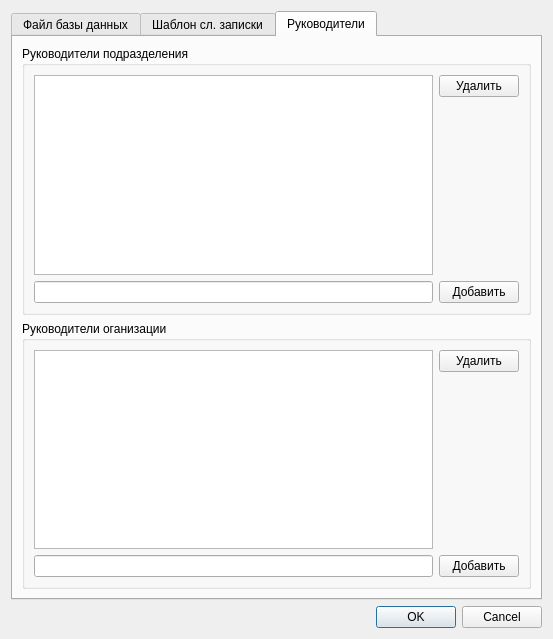
<?xml version="1.0" encoding="UTF-8"?>
<ui version="4.0">
 <class>ConfigDialog</class>
 <widget class="QDialog" name="ConfigDialog">
  <property name="geometry">
   <rect>
    <x>0</x>
    <y>0</y>
    <width>553</width>
    <height>639</height>
   </rect>
  </property>
  <property name="windowTitle">
   <string>Диалог конфигурации</string>
  </property>
  <layout class="QVBoxLayout" name="verticalLayout">
   <item>
    <widget class="QTabWidget" name="tabWidget">
     <property name="currentIndex">
      <number>2</number>
     </property>
     <widget class="QWidget" name="tab_3">
      <attribute name="title">
       <string>Файл базы данных</string>
      </attribute>
      <layout class="QVBoxLayout" name="verticalLayout_2">
       <item>
        <layout class="QHBoxLayout" name="horizontalLayout">
         <item>
          <widget class="QLabel" name="label_2">
           <property name="text">
            <string>Имя файла</string>
           </property>
          </widget>
         </item>
         <item>
          <widget class="QLineEdit" name="lineEdit_4"/>
         </item>
         <item>
          <widget class="QPushButton" name="pushButton_6">
           <property name="text">
            <string>...</string>
           </property>
          </widget>
         </item>
        </layout>
       </item>
       <item>
        <spacer name="verticalSpacer_3">
         <property name="orientation">
          <enum>Qt::Vertical</enum>
         </property>
         <property name="sizeHint" stdset="0">
          <size>
           <width>20</width>
           <height>499</height>
          </size>
         </property>
        </spacer>
       </item>
      </layout>
     </widget>
     <widget class="QWidget" name="tab">
      <attribute name="title">
       <string>Шаблон сл. записки</string>
      </attribute>
      <layout class="QGridLayout" name="gridLayout">
       <item row="0" column="0">
        <widget class="QLabel" name="label">
         <property name="text">
          <string>Шаблон записки</string>
         </property>
        </widget>
       </item>
       <item row="0" column="1">
        <widget class="QLineEdit" name="lineEdit"/>
       </item>
       <item row="0" column="2">
        <widget class="QPushButton" name="pushButton">
         <property name="text">
          <string>...</string>
         </property>
        </widget>
       </item>
       <item row="1" column="0">
        <widget class="QGroupBox" name="groupBox_3">
         <property name="title">
          <string>Праметры шаблона</string>
         </property>
        </widget>
       </item>
      </layout>
     </widget>
     <widget class="QWidget" name="tab_2">
      <attribute name="title">
       <string>Руководители</string>
      </attribute>
      <layout class="QVBoxLayout" name="verticalLayout_3">
       <item>
        <widget class="QGroupBox" name="groupBox">
         <property name="title">
          <string>Руководители подразделения</string>
         </property>
         <layout class="QVBoxLayout" name="verticalLayout_7">
          <item>
           <layout class="QHBoxLayout" name="horizontalLayout_3">
            <item>
             <widget class="QListWidget" name="listWidget"/>
            </item>
            <item>
             <layout class="QVBoxLayout" name="verticalLayout_4">
              <item>
               <widget class="QPushButton" name="pushButton_3">
                <property name="text">
                 <string>Удалить</string>
                </property>
               </widget>
              </item>
              <item>
               <spacer name="verticalSpacer">
                <property name="orientation">
                 <enum>Qt::Vertical</enum>
                </property>
                <property name="sizeHint" stdset="0">
                 <size>
                  <width>20</width>
                  <height>40</height>
                 </size>
                </property>
               </spacer>
              </item>
             </layout>
            </item>
           </layout>
          </item>
          <item>
           <layout class="QHBoxLayout" name="horizontalLayout_2">
            <item>
             <widget class="QLineEdit" name="lineEdit_2"/>
            </item>
            <item>
             <widget class="QPushButton" name="pushButton_2">
              <property name="text">
               <string>Добавить</string>
              </property>
             </widget>
            </item>
           </layout>
          </item>
         </layout>
        </widget>
       </item>
       <item>
        <widget class="QGroupBox" name="groupBox_2">
         <property name="title">
          <string>Руководители оганизации</string>
         </property>
         <layout class="QVBoxLayout" name="verticalLayout_6">
          <item>
           <layout class="QHBoxLayout" name="horizontalLayout_5">
            <item>
             <widget class="QListWidget" name="listWidget_2"/>
            </item>
            <item>
             <layout class="QVBoxLayout" name="verticalLayout_5">
              <item>
               <widget class="QPushButton" name="pushButton_4">
                <property name="text">
                 <string>Удалить</string>
                </property>
               </widget>
              </item>
              <item>
               <spacer name="verticalSpacer_2">
                <property name="orientation">
                 <enum>Qt::Vertical</enum>
                </property>
                <property name="sizeHint" stdset="0">
                 <size>
                  <width>20</width>
                  <height>40</height>
                 </size>
                </property>
               </spacer>
              </item>
             </layout>
            </item>
           </layout>
          </item>
          <item>
           <layout class="QHBoxLayout" name="horizontalLayout_4">
            <item>
             <widget class="QLineEdit" name="lineEdit_3"/>
            </item>
            <item>
             <widget class="QPushButton" name="pushButton_5">
              <property name="text">
               <string>Добавить</string>
              </property>
             </widget>
            </item>
           </layout>
          </item>
         </layout>
        </widget>
       </item>
      </layout>
     </widget>
    </widget>
   </item>
   <item>
    <widget class="QDialogButtonBox" name="buttonBox">
     <property name="orientation">
      <enum>Qt::Horizontal</enum>
     </property>
     <property name="standardButtons">
      <set>QDialogButtonBox::Cancel|QDialogButtonBox::Ok</set>
     </property>
    </widget>
   </item>
  </layout>
 </widget>
 <resources/>
 <connections>
  <connection>
   <sender>buttonBox</sender>
   <signal>accepted()</signal>
   <receiver>ConfigDialog</receiver>
   <slot>accept()</slot>
   <hints>
    <hint type="sourcelabel">
     <x>248</x>
     <y>254</y>
    </hint>
    <hint type="destinationlabel">
     <x>157</x>
     <y>274</y>
    </hint>
   </hints>
  </connection>
  <connection>
   <sender>buttonBox</sender>
   <signal>rejected()</signal>
   <receiver>ConfigDialog</receiver>
   <slot>reject()</slot>
   <hints>
    <hint type="sourcelabel">
     <x>316</x>
     <y>260</y>
    </hint>
    <hint type="destinationlabel">
     <x>286</x>
     <y>274</y>
    </hint>
   </hints>
  </connection>
 </connections>
</ui>
